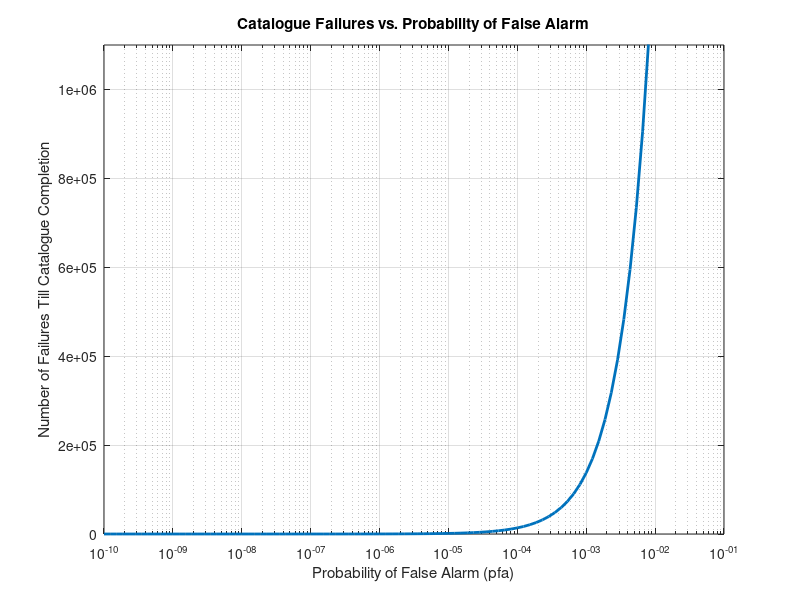

Write the MATLAB code that produced this figure.
clear; clc; close all

% Define parameters
pfa_min = 1e-10;       % minimum probability of false alarm
pfa_max = 1e-1;        % maximum probability of false alarm
num_points = 1000;     % number of points in the linspace vector

% Create a linspace vector for the probability of false alarm
pfa_vec = logspace(-10,-1,100);

% Calculate the number of detection events required for a false alarm.
% For a given pfa, the expected number of detections until a false alarm is 1/pfa.
detection_events = 1 ./ pfa_vec;

% Divide the number of detection events by 125 (the minimum number of detections)
% to get the number of observed debris before a false alarm is raised.
observed_debris_before_FA = detection_events / 125;

% Define the debris population
debris_population = 1100000;

% Calculate the number of failures (i.e., false alarms) till the catalogue is built.
% This is the debris population divided by the number of observed debris per false alarm.
failures_till_catalogue = debris_population ./ observed_debris_before_FA;
% Note: This simplifies to: failures_till_catalogue = debris_population * 125 * pfa_vec;

second_visit_failures= failures_till_catalogue./observed_debris_before_FA;

additional_time_hrs = (failures_till_catalogue - second_visit_failures) * 5400/3600;

base_time_hrs = 5208;

% Plot the results using a logarithmic scale for the x-axis
figure;
semilogx(pfa_vec, failures_till_catalogue, 'LineWidth', 2);
xlabel('Probability of False Alarm (pfa)');
ylabel('Number of Failures Till Catalogue Completion');
title('Catalogue Failures vs. Probability of False Alarm');
grid on;
ylim([0 debris_population])
